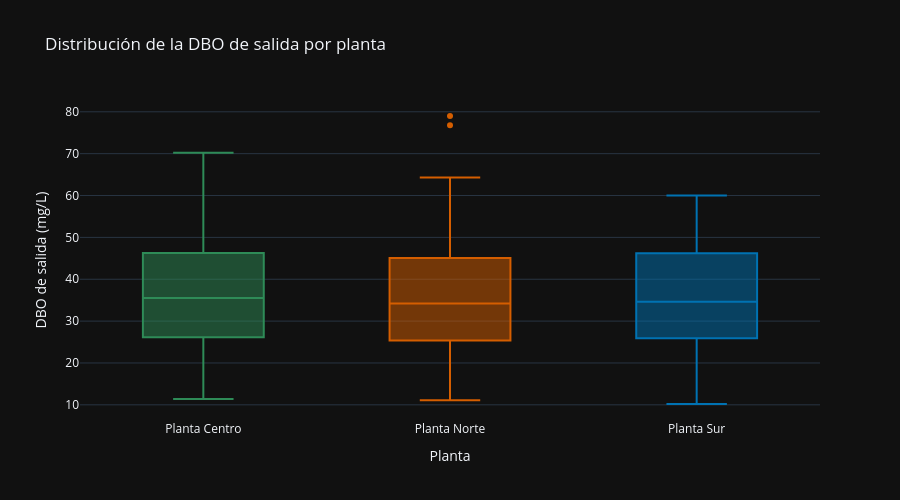

The notebook cell saved with this chart:
### Code cell
fig_DBO_salida = px.box(
    df,
    x="planta",
    y="DBO_salida_mg_L",
    color="planta",
    category_orders={
        "planta": ORDEN_PLANTAS
    },
    color_discrete_map=COLORES_PLANTAS,
    points="outliers",
    title="Distribución de la DBO de salida por planta",
    labels={
        "planta": "Planta",
        "DBO_salida_mg_L": "DBO de salida (mg/L)"
    },
    hover_data={
        "fecha_registro": True,
        "DBO_entrada_mg_L": ":.1f",
        "cumplimiento_norma": True
    },
    template="plotly_dark"
)

fig_DBO_salida.update_layout(
    height=500,
    showlegend=False
)

fig_DBO_salida.show()

### Figure 1 — Plotly figure (JSON) as saved in the notebook; plotly's stock layout.template omitted (floating-point values rounded to 4 significant figures; data arrays with more than 128 entries replaced by an {"elided": "..."} marker saying what was removed)
{"data": [{"alignmentgroup": "True", "boxpoints": "outliers", "customdata": {"elided": "75x3 mixed values"}, "hovertemplate": "Planta=%{x}<br>DBO de salida (mg/L)=%{y}<br>fecha_registro=%{customdata[0]}<br>DBO_entrada_mg_L=%{customdata[1]:.1f}<br>cumplimiento_norma=%{customdata[2]}<extra></extra>", "legendgroup": "Planta Centro", "marker": {"color": "#2E8B57"}, "name": "Planta Centro", "notched": false, "offsetgroup": "Planta Centro", "orientation": "v", "showlegend": true, "type": "box", "x": ["Planta Centro", "Planta Centro", "Planta Centro", "Planta Centro", "Planta Centro", "Planta Centro", "Planta Centro", "Planta Centro", "Planta Centro", "Planta Centro", "Planta Centro", "Planta Centro", "Planta Centro", "Planta Centro", "Planta Centro", "Planta Centro", "Planta Centro", "Planta Centro", "Planta Centro", "Planta Centro", "Planta Centro", "Planta Centro", "Planta Centro", "Planta Centro", "Planta Centro", "Planta Centro", "Planta Centro", "Planta Centro", "Planta Centro", "Planta Centro", "Planta Centro", "Planta Centro", "Planta Centro", "Planta Centro", "Planta Centro", "Planta Centro", "Planta Centro", "Planta Centro", "Planta Centro", "Planta Centro", "Planta Centro", "Planta Centro", "Planta Centro", "Planta Centro", "Planta Centro", "Planta Centro", "Planta Centro", "Planta Centro", "Planta Centro", "Planta Centro", "Planta Centro", "Planta Centro", "Planta Centro", "Planta Centro", "Planta Centro", "Planta Centro", "Planta Centro", "Planta Centro", "Planta Centro", "Planta Centro", "Planta Centro", "Planta Centro", "Planta Centro", "Planta Centro", "Planta Centro", "Planta Centro", "Planta Centro", "Planta Centro", "Planta Centro", "Planta Centro", "Planta Centro", "Planta Centro", "Planta Centro", "Planta Centro", "Planta Centro"], "x0": " ", "xaxis": "x", "y": [38.0, 32.1, 49.7, 30.5, 36.8, 26.4, 46.3, 32.5, 20.9, 46.6, 27.5, 43.5, 17.7, 35.4, 31.9, 51.0, 21.5, 25.7, 47.0, 70.2, 28.9, 22.5, 35.6, 29.2, 38.1, 48.0, 16.7, 15.9, 26.1, 40.5, 37.7, 26.0, 48.2, 64.9, 26.4, 55.5, 16.2, 13.4, 25.2, 29.3, 26.5, 14.5, 30.4, 34.4, 35.5, 47.6, 16.2, 39.9, 25.6, 11.4, 48.1, 45.0, 50.4, 31.1, 25.6, 25.4, 45.9, 26.9, 62.1, 55.0, 36.8, 56.9, 19.2, 52.6, 42.1, 27.4, 44.1, 52.5, 36.1, 29.0, 46.1, 37.6, 43.3, 54.2, 41.7], "y0": " ", "yaxis": "y"}, {"alignmentgroup": "True", "boxpoints": "outliers", "customdata": {"elided": "71x3 mixed values"}, "hovertemplate": "Planta=%{x}<br>DBO de salida (mg/L)=%{y}<br>fecha_registro=%{customdata[0]}<br>DBO_entrada_mg_L=%{customdata[1]:.1f}<br>cumplimiento_norma=%{customdata[2]}<extra></extra>", "legendgroup": "Planta Norte", "marker": {"color": "#D55E00"}, "name": "Planta Norte", "notched": false, "offsetgroup": "Planta Norte", "orientation": "v", "showlegend": true, "type": "box", "x": ["Planta Norte", "Planta Norte", "Planta Norte", "Planta Norte", "Planta Norte", "Planta Norte", "Planta Norte", "Planta Norte", "Planta Norte", "Planta Norte", "Planta Norte", "Planta Norte", "Planta Norte", "Planta Norte", "Planta Norte", "Planta Norte", "Planta Norte", "Planta Norte", "Planta Norte", "Planta Norte", "Planta Norte", "Planta Norte", "Planta Norte", "Planta Norte", "Planta Norte", "Planta Norte", "Planta Norte", "Planta Norte", "Planta Norte", "Planta Norte", "Planta Norte", "Planta Norte", "Planta Norte", "Planta Norte", "Planta Norte", "Planta Norte", "Planta Norte", "Planta Norte", "Planta Norte", "Planta Norte", "Planta Norte", "Planta Norte", "Planta Norte", "Planta Norte", "Planta Norte", "Planta Norte", "Planta Norte", "Planta Norte", "Planta Norte", "Planta Norte", "Planta Norte", "Planta Norte", "Planta Norte", "Planta Norte", "Planta Norte", "Planta Norte", "Planta Norte", "Planta Norte", "Planta Norte", "Planta Norte", "Planta Norte", "Planta Norte", "Planta Norte", "Planta Norte", "Planta Norte", "Planta Norte", "Planta Norte", "Planta Norte", "Planta Norte", "Planta Norte", "Planta Norte"], "x0": " ", "xaxis": "x", "y": [45.2, 31.7, 45.1, 21.3, 19.8, 51.6, 47.6, 28.6, 39.3, 79.0, 37.1, 36.6, 39.5, 21.3, 40.7, 49.0, 31.8, 26.2, 45.0, 61.8, 64.3, 26.3, 32.0, 16.5, 30.5, 36.3, 24.7, 47.8, 25.1, 32.9, 38.4, 25.0, 24.7, 36.5, 33.3, 23.0, 21.9, 38.6, 33.9, 32.9, 28.0, 38.9, 49.0, 26.4, 18.6, 39.2, 24.0, 33.9, 24.6, 38.2, 26.5, 40.9, 61.2, 54.1, 76.8, 23.3, 20.0, 33.4, 57.3, 61.3, 39.2, 37.6, 34.2, 20.5, 46.7, 45.4, 55.2, 11.1, 29.5, 20.9, 37.1], "y0": " ", "yaxis": "y"}, {"alignmentgroup": "True", "boxpoints": "outliers", "customdata": {"elided": "54x3 mixed values"}, "hovertemplate": "Planta=%{x}<br>DBO de salida (mg/L)=%{y}<br>fecha_registro=%{customdata[0]}<br>DBO_entrada_mg_L=%{customdata[1]:.1f}<br>cumplimiento_norma=%{customdata[2]}<extra></extra>", "legendgroup": "Planta Sur", "marker": {"color": "#0072B2"}, "name": "Planta Sur", "notched": false, "offsetgroup": "Planta Sur", "orientation": "v", "showlegend": true, "type": "box", "x": ["Planta Sur", "Planta Sur", "Planta Sur", "Planta Sur", "Planta Sur", "Planta Sur", "Planta Sur", "Planta Sur", "Planta Sur", "Planta Sur", "Planta Sur", "Planta Sur", "Planta Sur", "Planta Sur", "Planta Sur", "Planta Sur", "Planta Sur", "Planta Sur", "Planta Sur", "Planta Sur", "Planta Sur", "Planta Sur", "Planta Sur", "Planta Sur", "Planta Sur", "Planta Sur", "Planta Sur", "Planta Sur", "Planta Sur", "Planta Sur", "Planta Sur", "Planta Sur", "Planta Sur", "Planta Sur", "Planta Sur", "Planta Sur", "Planta Sur", "Planta Sur", "Planta Sur", "Planta Sur", "Planta Sur", "Planta Sur", "Planta Sur", "Planta Sur", "Planta Sur", "Planta Sur", "Planta Sur", "Planta Sur", "Planta Sur", "Planta Sur", "Planta Sur", "Planta Sur", "Planta Sur", "Planta Sur"], "x0": " ", "xaxis": "x", "y": [40.0, 26.8, 37.7, 31.5, 10.2, 20.2, 20.6, 32.9, 11.8, 41.6, 15.0, 45.8, 43.6, 55.8, 39.9, 25.9, 33.7, 19.9, 56.0, 28.2, 25.4, 58.5, 42.8, 28.2, 51.2, 46.8, 46.2, 37.5, 34.4, 41.3, 14.6, 46.5, 56.0, 30.3, 46.9, 52.5, 49.7, 34.9, 56.9, 49.0, 32.3, 28.5, 33.0, 25.2, 22.5, 44.0, 23.5, 25.8, 40.7, 39.8, 33.5, 28.5, 23.1, 60.0], "y0": " ", "yaxis": "y"}], "layout": {"boxmode": "overlay", "height": 500, "legend": {"title": {"text": "Planta"}, "tracegroupgap": 0}, "showlegend": false, "title": {"text": "Distribución de la DBO de salida por planta"}, "xaxis": {"anchor": "y", "categoryarray": ["Planta Centro", "Planta Norte", "Planta Sur"], "categoryorder": "array", "domain": [0, 1], "title": {"text": "Planta"}}, "yaxis": {"anchor": "x", "domain": [0, 1], "title": {"text": "DBO de salida (mg/L)"}}}}
